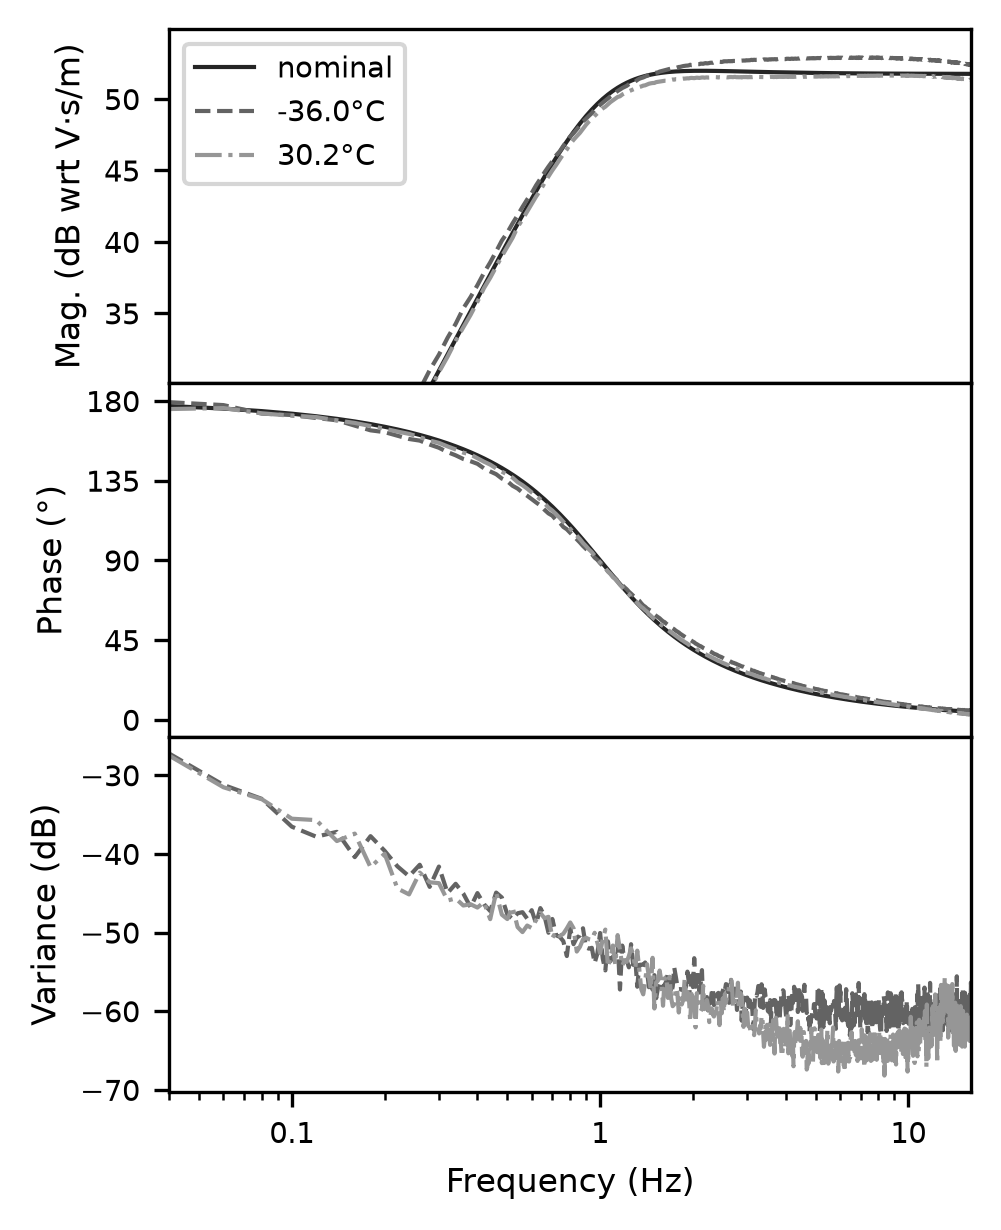

The script that drew this image:
"""Read raw calibration results and make summary plot."""
import logging
from pathlib import Path
from matplotlib.ticker import FormatStrFormatter
import numpy as np
import pandas as pd
import matplotlib.pyplot as plt

from calan.utilities import JOURNAL_STYLE  # type: ignore

PLOT_WIDTH = 3.45
OUTPUT_FORMAT = 'EPS'

plt.rcParams.update(JOURNAL_STYLE)
plt.rc(
    'axes',
    prop_cycle=plt.cycler(
        color=['#252525', '#636363',  '#969696'],
        linestyle=['-', '--', '-.']))
plt.rc('savefig', dpi=300)
logging.getLogger("fontTools").setLevel(logging.WARNING)

INPUT_CSV = 'arbitrary_analyzer.csv'
data = pd.read_csv(INPUT_CSV, index_col=[0, 1])

# extract temperature from filenames
temps = (
    data.loc[('info', 'waveform_file'), :].fillna('_NaN_')
    .str.split('_', n=2, expand=True)[1].apply(float))
data.columns = pd.Index(
    ['nominal' if np.isnan(temp) else f'{temp:.1f}°C' for temp in temps])

# subset to min, max, room and nominal
keep = list(data.columns[temps.isin([
    temps.min(),
    temps.max(),
    # temps[(temps - 15).abs().idxmin()],
    np.nan])])
data = data.loc[:, keep].iloc[:, ::-1]

magnitude_db = data.loc['magnitude_db'].astype(float)
magnitude_db.index = pd.Index(magnitude_db.index.astype(float), name='f_hz')
phase_deg = data.loc['phase_deg'].astype(float)
phase_deg.index = pd.Index(phase_deg.index.astype(float), name='f_hz')
variance_db = data.loc['variance_db'].astype(float)
variance_db.index = pd.Index(variance_db.index.astype(float), name='f_hz')

fig, axes = plt.subplots(
    3, 1, sharex=True, figsize=(PLOT_WIDTH, 4/3*PLOT_WIDTH))
fig.subplots_adjust(hspace=0)
mag_ax, phase_ax, var_ax = axes

magnitude_db.plot(ax=mag_ax, logx=True)
mag_ax.set_ylabel(r'Mag. (dB wrt V·s/m)')
mag_ax.set_yticks(np.arange(0, 60, 5))
mag_ax.set_ylim(30.1, 54.9)
phase_deg.plot(ax=phase_ax, logx=True)
phase_ax.set_ylabel('Phase (°)')
phase_ax.set_yticks(np.arange(0, 181, 45))
phase_ax.set_ylim(-10, 190)
phase_ax.get_legend().remove()
variance_db.plot(ax=var_ax, logx=True)
var_ax.set_ylabel('Variance (dB)')
var_ax.set_xlabel('Frequency (Hz)')
var_ax.set_xlim(variance_db.index.min(), variance_db.index.max())
var_ax.get_legend().remove()
var_ax.xaxis.set_major_formatter(FormatStrFormatter('%g'))

output_file = Path(__file__).with_suffix('.' + OUTPUT_FORMAT.lower())
print(f'Saving: {output_file}')
fig.savefig(output_file, bbox_inches='tight')
